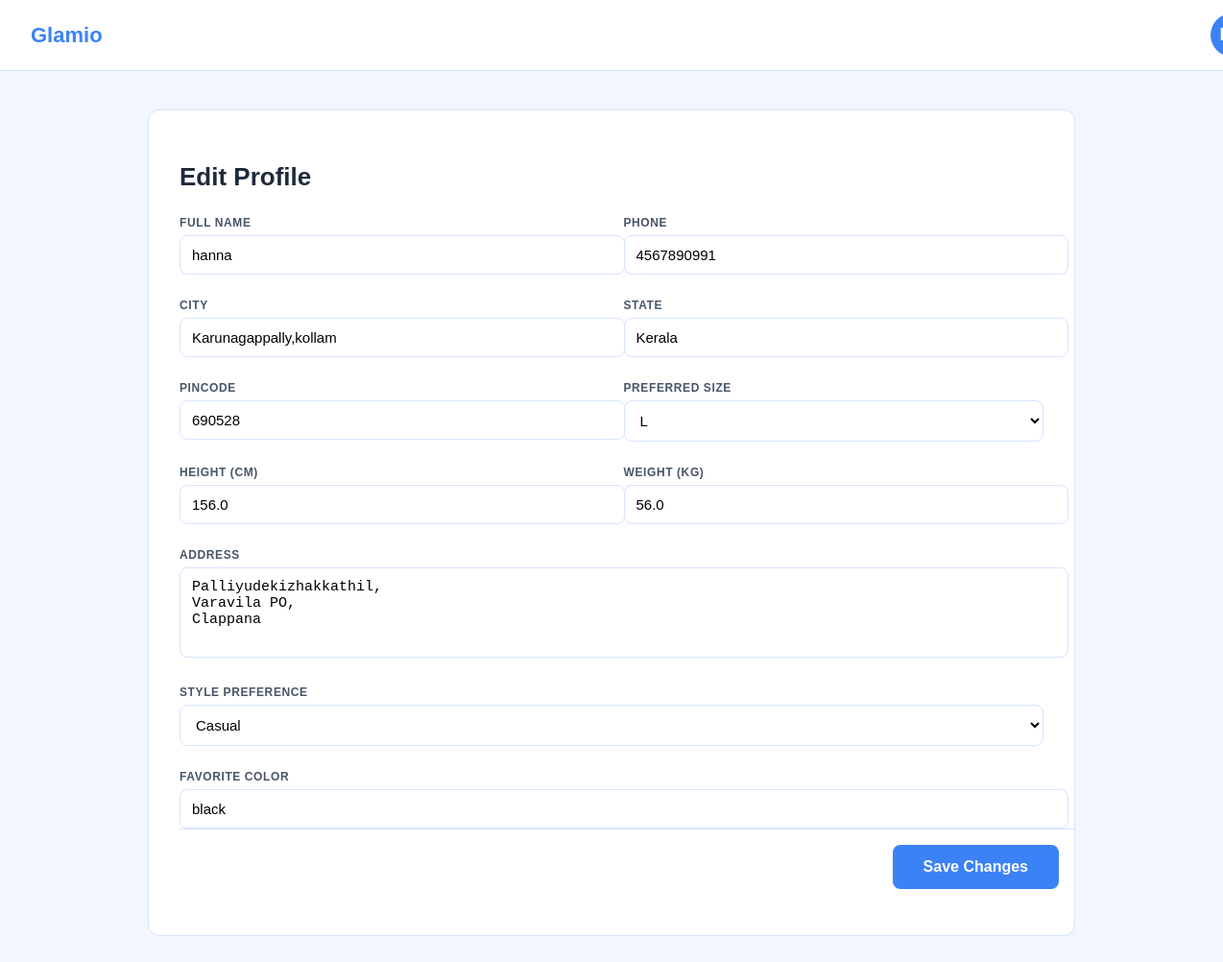
/profileedit/ (signed in), run on an earlier commit of the app's database.
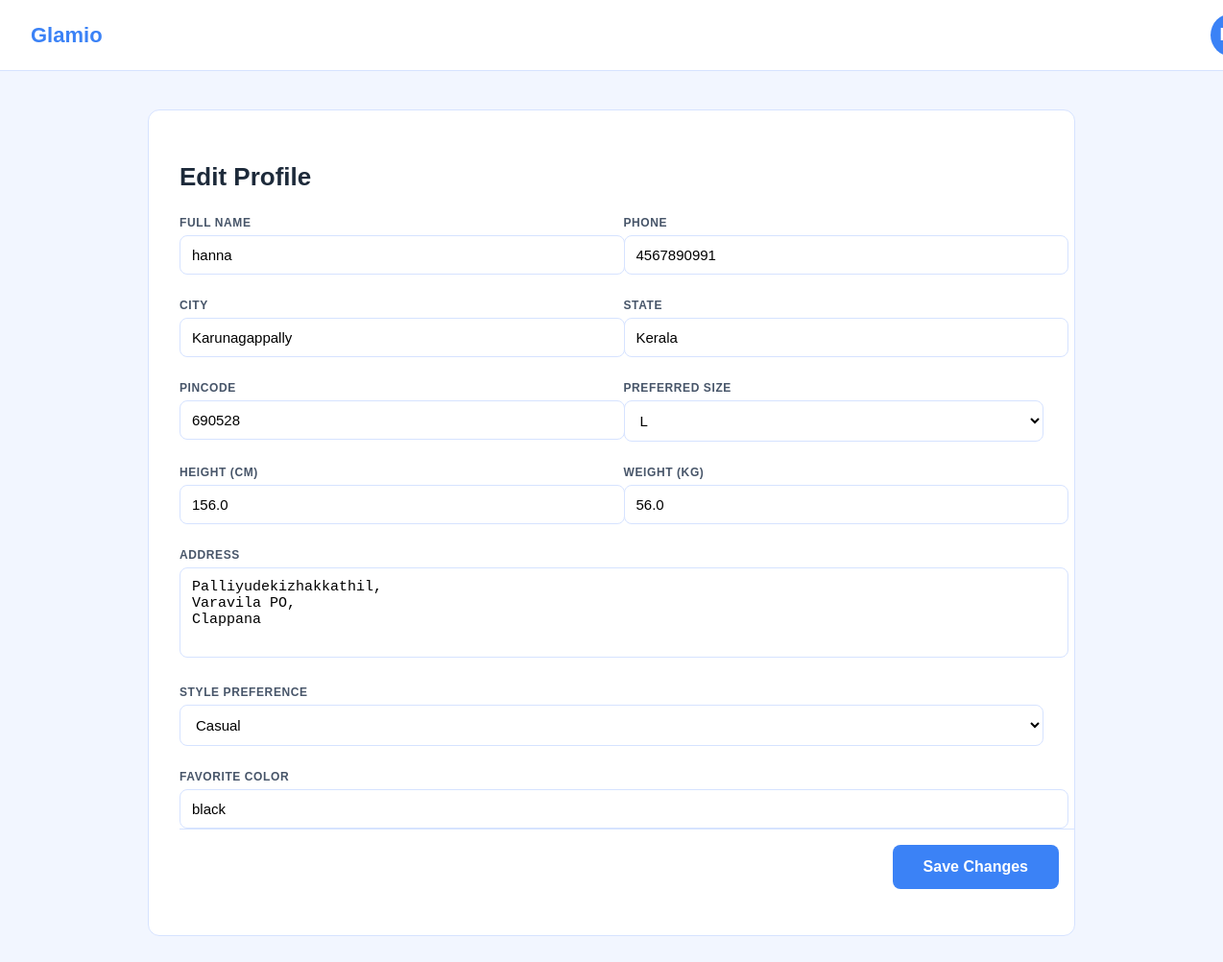
And on a later commit of the database.
### user_app/models.py (models this page shows)
class UserProfileModel(models.Model):
    user = models.OneToOneField(CustomUserModel,on_delete=models.CASCADE)
    address = models.TextField(blank=True,null=True)
    city = models.CharField(max_length=100,blank=True,null=True)
    state = models.CharField(max_length=100,blank=True,null=True)
    pincode = models.CharField(max_length=100,blank=True,null=True)
    height = models.FloatField(blank=True,null=True) #in cm
    weight = models.FloatField(blank=True,null=True)  #in kg
    body_shape = models.CharField(max_length=100,blank=True,null=True,
                                   choices=[('hourglass','Hourglass'),
                                           ('pear','Pear Shape'),
                                            ('apple','Apple Shape'),
                                            ('rectangle','Rectangle'),
                                            ('inverter_triangle',"Inverted Triangle"),
                                            ('diamond','Diamond Shape'),
                                            ('oval','Oval/Round')
                                            ])
    preferred_size = models.CharField(max_length=15,blank=True,null=True,
                                      choices=[
                                         ("XS","XS"), ("S","S"), ("M","M"),
                                         ("L","L"), ("XL","XL"), ("XXL","XXL"),
                                         ('3XL','3XL'),('4XL','4XL'),
                                         ])
    style_preference = models.CharField(max_length=100,blank=True,null=True,
                                        choices=[
                                         ("casual", "Casual"),
                                         ("office", "Office Wear"),
                                         ("party", "Party Wear"),
                                         ("ethnic", "Ethnic Wear"),
                                         ("sports", "Sportswear"),
                                        ])
    favorite_color = models.CharField(max_length=50, blank=True, null=True)

### user_app/views.py (the view)
# urls.py: path('profileedit/',ProfileEditView.as_view(),name="profile_edit"),
class ProfileEditView(UpdateView):
    model = UserProfileModel
    template_name = "profile_edit.html"
    form_class = UserProfileForm  # update fields
    success_url = reverse_lazy("profile_show")
    def get_object(self):
        return UserProfileModel.objects.get(user=self.request.user)

### user_app/forms.py
class UserProfileForm(forms.ModelForm):
    class Meta:
        model = UserProfileModel
        fields = ['address','city','state','pincode','height','weight','body_shape','preferred_size','style_preference','favorite_color']

### user_app/templates/profile_edit.html (shortened to what this page needs)
{% load static %}
<!DOCTYPE html>
<html lang="en">
<head>
</head>
<body>
    <div class="navbar">
        <div class="logo">Glamio</div>
        <div class="avatar">
        </div>
    </div>
    <div class="container">
        <h2>Edit Profile</h2>
        <form method="POST">
            <div class="grid">
                <div>
                    <label>Full Name</label>
                    <input type="text" value="{{ user.full_name }}" readonly>
                </div>
                <div>
                    <label>Phone</label>
                    <input type="text" value="{{ user.mobile_no }}" readonly>
                </div>
                <div>
                    <label>City</label>
                    {{ form.city }}
                </div>
                <div>
                    <label>State</label>
                    {{ form.state }}
                </div>
                <div>
                    <label>Pincode</label>
                    {{ form.pincode }}
                </div>
                <div>
                    <label>Preferred Size</label>
                    {{ form.preferred_size }}
                </div>
                <div>
                    <label>Height (cm)</label>
                    {{ form.height }}
                </div>
                <div>
                    <label>Weight (kg)</label>
                    {{ form.weight }}
                </div>
                <div class="full">
                    <label>Address</label>
                    {{ form.address }}
                </div>
                <div class="full">
                    <label>Style Preference</label>
                    {{ form.style_preference }}
                </div>
                <div class="full">
                    <label>Favorite Color</label>
                    {{ form.favorite_color }}
                </div>
            </div>
            <div class="save-box">
                <button class="btn" type="submit">Save Changes</button>
            </div>
        </form>
    </div>
</body>
</html>

What changed in the data, as far as the page shows it:
changed UserProfileModel "Kerala": city "Karunagappally,kollam" → "Karunagappally"
